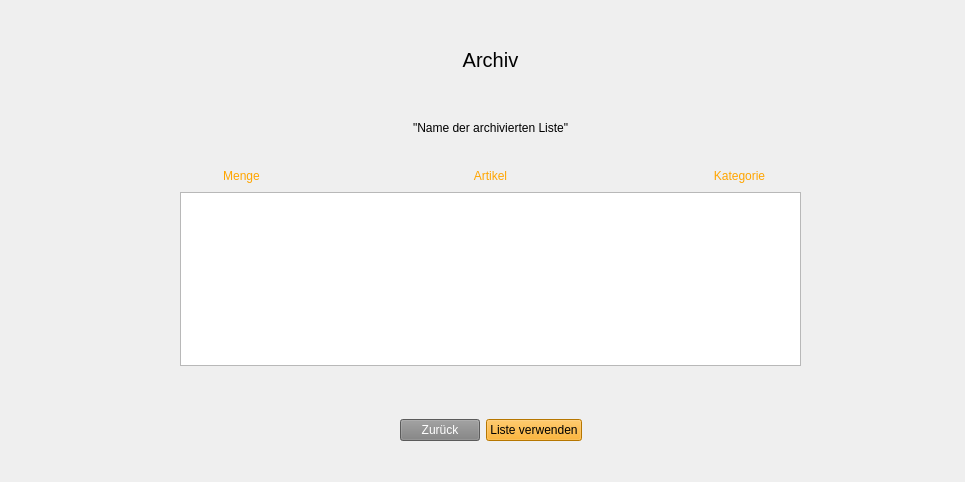
<?xml version="1.0" encoding="UTF-8"?>
<ui version="4.0">
 <class>ArchivelistFrame</class>
 <widget class="QWidget" name="ArchivelistFrame">
  <property name="geometry">
   <rect>
    <x>0</x>
    <y>0</y>
    <width>965</width>
    <height>482</height>
   </rect>
  </property>
  <property name="windowTitle">
   <string>Haushaltsplaner</string>
  </property>
  <widget class="QWidget" name="verticalLayoutWidget">
   <property name="geometry">
    <rect>
     <x>30</x>
     <y>30</y>
     <width>921</width>
     <height>411</height>
    </rect>
   </property>
   <layout class="QVBoxLayout" name="verticalLayout">
    <item>
     <layout class="QHBoxLayout" name="horizontalLayout">
      <item>
       <spacer name="horizontalSpacer_13">
        <property name="orientation">
         <enum>Qt::Horizontal</enum>
        </property>
        <property name="sizeType">
         <enum>QSizePolicy::Fixed</enum>
        </property>
        <property name="sizeHint" stdset="0">
         <size>
          <width>40</width>
          <height>20</height>
         </size>
        </property>
       </spacer>
      </item>
      <item>
       <widget class="QLabel" name="label">
        <property name="text">
         <string/>
        </property>
       </widget>
      </item>
      <item>
       <spacer name="horizontalSpacer_14">
        <property name="orientation">
         <enum>Qt::Horizontal</enum>
        </property>
        <property name="sizeType">
         <enum>QSizePolicy::Fixed</enum>
        </property>
        <property name="sizeHint" stdset="0">
         <size>
          <width>40</width>
          <height>20</height>
         </size>
        </property>
       </spacer>
      </item>
      <item>
       <widget class="QLabel" name="l_app">
        <property name="styleSheet">
         <string notr="true">font-size: 15pt;</string>
        </property>
        <property name="text">
         <string>Archiv</string>
        </property>
        <property name="alignment">
         <set>Qt::AlignCenter</set>
        </property>
       </widget>
      </item>
      <item>
       <spacer name="horizontalSpacer_5">
        <property name="orientation">
         <enum>Qt::Horizontal</enum>
        </property>
        <property name="sizeType">
         <enum>QSizePolicy::Fixed</enum>
        </property>
        <property name="sizeHint" stdset="0">
         <size>
          <width>40</width>
          <height>60</height>
         </size>
        </property>
       </spacer>
      </item>
      <item>
       <widget class="QLabel" name="l_icon">
        <property name="styleSheet">
         <string notr="true">image: url(:/Images/logo_small_icon_only_inverted.png);</string>
        </property>
        <property name="text">
         <string/>
        </property>
       </widget>
      </item>
      <item>
       <spacer name="horizontalSpacer_6">
        <property name="orientation">
         <enum>Qt::Horizontal</enum>
        </property>
        <property name="sizeType">
         <enum>QSizePolicy::Fixed</enum>
        </property>
        <property name="sizeHint" stdset="0">
         <size>
          <width>40</width>
          <height>20</height>
         </size>
        </property>
       </spacer>
      </item>
     </layout>
    </item>
    <item>
     <spacer name="verticalSpacer_3">
      <property name="orientation">
       <enum>Qt::Vertical</enum>
      </property>
      <property name="sizeHint" stdset="0">
       <size>
        <width>20</width>
        <height>40</height>
       </size>
      </property>
     </spacer>
    </item>
    <item>
     <layout class="QHBoxLayout" name="horizontalLayout_5">
      <item>
       <spacer name="horizontalSpacer_7">
        <property name="orientation">
         <enum>Qt::Horizontal</enum>
        </property>
        <property name="sizeHint" stdset="0">
         <size>
          <width>40</width>
          <height>20</height>
         </size>
        </property>
       </spacer>
      </item>
      <item>
       <widget class="QLabel" name="l_archivedname">
        <property name="text">
         <string>&quot;Name der archivierten Liste&quot;</string>
        </property>
       </widget>
      </item>
      <item>
       <spacer name="horizontalSpacer_8">
        <property name="orientation">
         <enum>Qt::Horizontal</enum>
        </property>
        <property name="sizeHint" stdset="0">
         <size>
          <width>40</width>
          <height>20</height>
         </size>
        </property>
       </spacer>
      </item>
     </layout>
    </item>
    <item>
     <spacer name="verticalSpacer">
      <property name="orientation">
       <enum>Qt::Vertical</enum>
      </property>
      <property name="sizeHint" stdset="0">
       <size>
        <width>20</width>
        <height>40</height>
       </size>
      </property>
     </spacer>
    </item>
    <item>
     <layout class="QHBoxLayout" name="horizontalLayout_6">
      <item>
       <spacer name="horizontalSpacer_9">
        <property name="orientation">
         <enum>Qt::Horizontal</enum>
        </property>
        <property name="sizeType">
         <enum>QSizePolicy::Fixed</enum>
        </property>
        <property name="sizeHint" stdset="0">
         <size>
          <width>90</width>
          <height>20</height>
         </size>
        </property>
       </spacer>
      </item>
      <item>
       <widget class="QLabel" name="l_amount">
        <property name="styleSheet">
         <string notr="true">color: orange;</string>
        </property>
        <property name="text">
         <string>Menge</string>
        </property>
        <property name="alignment">
         <set>Qt::AlignCenter</set>
        </property>
       </widget>
      </item>
      <item>
       <widget class="QLabel" name="l_article">
        <property name="styleSheet">
         <string notr="true">color: orange;</string>
        </property>
        <property name="text">
         <string>Artikel</string>
        </property>
        <property name="alignment">
         <set>Qt::AlignCenter</set>
        </property>
       </widget>
      </item>
      <item>
       <widget class="QLabel" name="l_categorie">
        <property name="styleSheet">
         <string notr="true">color: orange;</string>
        </property>
        <property name="text">
         <string>Kategorie</string>
        </property>
        <property name="alignment">
         <set>Qt::AlignCenter</set>
        </property>
       </widget>
      </item>
      <item>
       <spacer name="horizontalSpacer_10">
        <property name="orientation">
         <enum>Qt::Horizontal</enum>
        </property>
        <property name="sizeType">
         <enum>QSizePolicy::Fixed</enum>
        </property>
        <property name="sizeHint" stdset="0">
         <size>
          <width>90</width>
          <height>20</height>
         </size>
        </property>
       </spacer>
      </item>
     </layout>
    </item>
    <item>
     <layout class="QHBoxLayout" name="horizontalLayout_2">
      <item>
       <spacer name="horizontalSpacer">
        <property name="orientation">
         <enum>Qt::Horizontal</enum>
        </property>
        <property name="sizeType">
         <enum>QSizePolicy::Fixed</enum>
        </property>
        <property name="sizeHint" stdset="0">
         <size>
          <width>150</width>
          <height>20</height>
         </size>
        </property>
       </spacer>
      </item>
      <item>
       <widget class="QListWidget" name="listofflist">
        <property name="styleSheet">
         <string notr="true">font-size:12pt;</string>
        </property>
       </widget>
      </item>
      <item>
       <spacer name="horizontalSpacer_2">
        <property name="orientation">
         <enum>Qt::Horizontal</enum>
        </property>
        <property name="sizeType">
         <enum>QSizePolicy::Fixed</enum>
        </property>
        <property name="sizeHint" stdset="0">
         <size>
          <width>150</width>
          <height>20</height>
         </size>
        </property>
       </spacer>
      </item>
     </layout>
    </item>
    <item>
     <spacer name="verticalSpacer_2">
      <property name="orientation">
       <enum>Qt::Vertical</enum>
      </property>
      <property name="sizeType">
       <enum>QSizePolicy::Fixed</enum>
      </property>
      <property name="sizeHint" stdset="0">
       <size>
        <width>20</width>
        <height>5</height>
       </size>
      </property>
     </spacer>
    </item>
    <item>
     <layout class="QHBoxLayout" name="horizontalLayout_3">
      <item>
       <spacer name="horizontalSpacer_3">
        <property name="orientation">
         <enum>Qt::Horizontal</enum>
        </property>
        <property name="sizeHint" stdset="0">
         <size>
          <width>40</width>
          <height>20</height>
         </size>
        </property>
       </spacer>
      </item>
      <item>
       <spacer name="horizontalSpacer_4">
        <property name="orientation">
         <enum>Qt::Horizontal</enum>
        </property>
        <property name="sizeHint" stdset="0">
         <size>
          <width>40</width>
          <height>20</height>
         </size>
        </property>
       </spacer>
      </item>
     </layout>
    </item>
    <item>
     <spacer name="verticalSpacer_4">
      <property name="orientation">
       <enum>Qt::Vertical</enum>
      </property>
      <property name="sizeHint" stdset="0">
       <size>
        <width>20</width>
        <height>40</height>
       </size>
      </property>
     </spacer>
    </item>
    <item>
     <layout class="QHBoxLayout" name="horizontalLayout_7">
      <item>
       <spacer name="horizontalSpacer_11">
        <property name="orientation">
         <enum>Qt::Horizontal</enum>
        </property>
        <property name="sizeType">
         <enum>QSizePolicy::Expanding</enum>
        </property>
        <property name="sizeHint" stdset="0">
         <size>
          <width>150</width>
          <height>20</height>
         </size>
        </property>
       </spacer>
      </item>
      <item>
       <widget class="QPushButton" name="b_back">
        <property name="styleSheet">
         <string notr="true">background-color: grey;
color: white;</string>
        </property>
        <property name="text">
         <string>Zurück</string>
        </property>
       </widget>
      </item>
      <item>
       <widget class="QPushButton" name="b_reuselist">
        <property name="styleSheet">
         <string notr="true">background-color: orange;</string>
        </property>
        <property name="text">
         <string>Liste verwenden</string>
        </property>
       </widget>
      </item>
      <item>
       <spacer name="horizontalSpacer_12">
        <property name="orientation">
         <enum>Qt::Horizontal</enum>
        </property>
        <property name="sizeType">
         <enum>QSizePolicy::Expanding</enum>
        </property>
        <property name="sizeHint" stdset="0">
         <size>
          <width>150</width>
          <height>20</height>
         </size>
        </property>
       </spacer>
      </item>
     </layout>
    </item>
   </layout>
  </widget>
 </widget>
 <resources>
  <include location="../MenuFrame/Menu.qrc"/>
 </resources>
 <connections/>
</ui>
